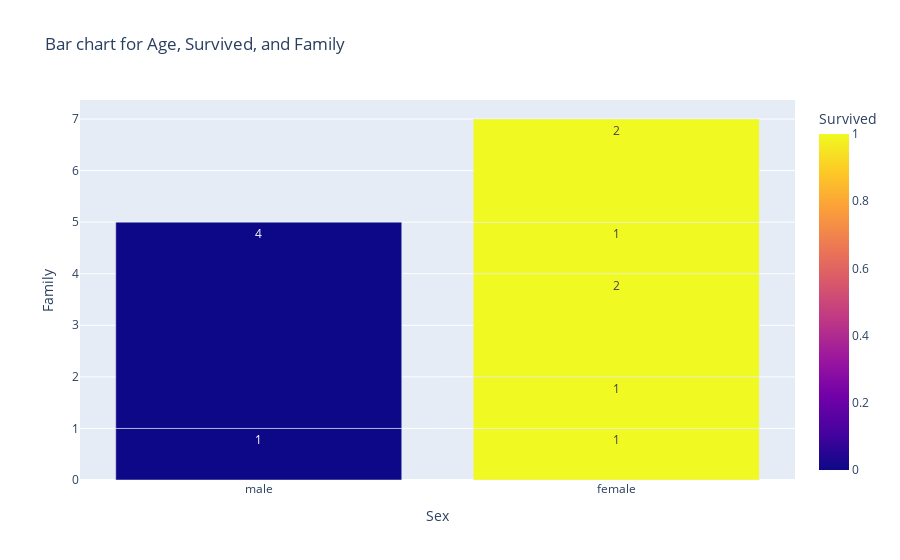

Notebook code cell kept with this figure:
### Code cell
import plotly.express as px

df = df1[['Age', 'Sex', 'Family', 'Survived']].head(10) # select first 10 rows of these columns
fig = px.bar(df, y='Family', x='Sex', color='Survived', text='Family',
             title="Bar chart for Age, Survived, and Family")
fig.show()

### Figure 1 — Plotly figure (JSON) as saved in the notebook; plotly's stock layout.template omitted (floating-point values rounded to 4 significant figures)
{"data": [{"alignmentgroup": "True", "hovertemplate": "Sex=%{x}<br>Family=%{text}<br>Survived=%{marker.color}<extra></extra>", "legendgroup": "", "marker": {"color": [0, 1, 1, 1, 0, 0, 0, 1, 1, 1], "coloraxis": "coloraxis", "pattern": {"shape": ""}}, "name": "", "offsetgroup": "", "orientation": "v", "showlegend": false, "text": [1, 1, 0, 1, 0, 0, 4, 2, 1, 2], "textposition": "auto", "type": "bar", "x": ["male", "female", "female", "female", "male", "male", "male", "female", "female", "female"], "xaxis": "x", "y": [1, 1, 0, 1, 0, 0, 4, 2, 1, 2], "yaxis": "y"}], "layout": {"barmode": "relative", "coloraxis": {"colorbar": {"title": {"text": "Survived"}}, "colorscale": [[0, "#0d0887"], [0.1111, "#46039f"], [0.2222, "#7201a8"], [0.3333, "#9c179e"], [0.4444, "#bd3786"], [0.5556, "#d8576b"], [0.6667, "#ed7953"], [0.7778, "#fb9f3a"], [0.8889, "#fdca26"], [1, "#f0f921"]]}, "legend": {"tracegroupgap": 0}, "title": {"text": "Bar chart for Age, Survived, and Family"}, "xaxis": {"anchor": "y", "domain": [0, 1], "title": {"text": "Sex"}}, "yaxis": {"anchor": "x", "domain": [0, 1], "title": {"text": "Family"}}}}
